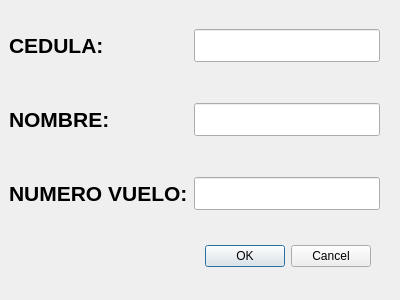
<?xml version="1.0" encoding="UTF-8"?>
<ui version="4.0">
 <class>Dialog</class>
 <widget class="QDialog" name="Dialog">
  <property name="geometry">
   <rect>
    <x>0</x>
    <y>0</y>
    <width>400</width>
    <height>300</height>
   </rect>
  </property>
  <property name="windowTitle">
   <string>Dialog</string>
  </property>
  <widget class="QDialogButtonBox" name="buttonBox">
   <property name="geometry">
    <rect>
     <x>30</x>
     <y>240</y>
     <width>341</width>
     <height>32</height>
    </rect>
   </property>
   <property name="orientation">
    <enum>Qt::Horizontal</enum>
   </property>
   <property name="standardButtons">
    <set>QDialogButtonBox::Cancel|QDialogButtonBox::Ok</set>
   </property>
  </widget>
  <widget class="QWidget" name="formLayoutWidget">
   <property name="geometry">
    <rect>
     <x>9</x>
     <y>29</y>
     <width>371</width>
     <height>181</height>
    </rect>
   </property>
   <layout class="QFormLayout" name="formLayout">
    <item row="0" column="0">
     <widget class="QLabel" name="label">
      <property name="font">
       <font>
        <pointsize>16</pointsize>
        <weight>75</weight>
        <bold>true</bold>
       </font>
      </property>
      <property name="text">
       <string>CEDULA:</string>
      </property>
     </widget>
    </item>
    <item row="2" column="0">
     <widget class="QLabel" name="label_2">
      <property name="font">
       <font>
        <pointsize>16</pointsize>
        <weight>75</weight>
        <bold>true</bold>
       </font>
      </property>
      <property name="text">
       <string>NOMBRE:</string>
      </property>
     </widget>
    </item>
    <item row="4" column="0">
     <widget class="QLabel" name="label_3">
      <property name="font">
       <font>
        <pointsize>16</pointsize>
        <weight>75</weight>
        <bold>true</bold>
       </font>
      </property>
      <property name="text">
       <string>NUMERO VUELO:</string>
      </property>
     </widget>
    </item>
    <item row="4" column="1">
     <widget class="QLineEdit" name="campo_num_vuelo">
      <property name="font">
       <font>
        <pointsize>16</pointsize>
       </font>
      </property>
     </widget>
    </item>
    <item row="2" column="1">
     <widget class="QLineEdit" name="campo_nombre">
      <property name="font">
       <font>
        <pointsize>16</pointsize>
       </font>
      </property>
     </widget>
    </item>
    <item row="1" column="1">
     <spacer name="verticalSpacer">
      <property name="orientation">
       <enum>Qt::Vertical</enum>
      </property>
      <property name="sizeHint" stdset="0">
       <size>
        <width>20</width>
        <height>40</height>
       </size>
      </property>
     </spacer>
    </item>
    <item row="3" column="1">
     <spacer name="verticalSpacer_2">
      <property name="orientation">
       <enum>Qt::Vertical</enum>
      </property>
      <property name="sizeHint" stdset="0">
       <size>
        <width>20</width>
        <height>40</height>
       </size>
      </property>
     </spacer>
    </item>
    <item row="0" column="1">
     <widget class="QLineEdit" name="campo_cedula">
      <property name="font">
       <font>
        <pointsize>16</pointsize>
       </font>
      </property>
     </widget>
    </item>
   </layout>
  </widget>
 </widget>
 <resources/>
 <connections>
  <connection>
   <sender>buttonBox</sender>
   <signal>accepted()</signal>
   <receiver>Dialog</receiver>
   <slot>accept()</slot>
   <hints>
    <hint type="sourcelabel">
     <x>248</x>
     <y>254</y>
    </hint>
    <hint type="destinationlabel">
     <x>157</x>
     <y>274</y>
    </hint>
   </hints>
  </connection>
  <connection>
   <sender>buttonBox</sender>
   <signal>rejected()</signal>
   <receiver>Dialog</receiver>
   <slot>reject()</slot>
   <hints>
    <hint type="sourcelabel">
     <x>316</x>
     <y>260</y>
    </hint>
    <hint type="destinationlabel">
     <x>286</x>
     <y>274</y>
    </hint>
   </hints>
  </connection>
 </connections>
</ui>
